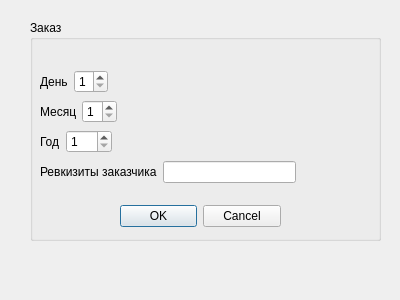
<?xml version="1.0" encoding="UTF-8"?>
<ui version="4.0">
 <class>OrderData</class>
 <widget class="QDialog" name="OrderData">
  <property name="geometry">
   <rect>
    <x>0</x>
    <y>0</y>
    <width>400</width>
    <height>300</height>
   </rect>
  </property>
  <property name="windowTitle">
   <string>Dialog</string>
  </property>
  <widget class="QGroupBox" name="groupBox">
   <property name="geometry">
    <rect>
     <x>30</x>
     <y>20</y>
     <width>351</width>
     <height>221</height>
    </rect>
   </property>
   <property name="title">
    <string>Заказ</string>
   </property>
   <widget class="QDialogButtonBox" name="buttonBox">
    <property name="geometry">
     <rect>
      <x>90</x>
      <y>180</y>
      <width>161</width>
      <height>32</height>
     </rect>
    </property>
    <property name="orientation">
     <enum>Qt::Horizontal</enum>
    </property>
    <property name="standardButtons">
     <set>QDialogButtonBox::Cancel|QDialogButtonBox::Ok</set>
    </property>
   </widget>
   <widget class="QWidget" name="layoutWidget">
    <property name="geometry">
     <rect>
      <x>10</x>
      <y>50</y>
      <width>68</width>
      <height>24</height>
     </rect>
    </property>
    <layout class="QHBoxLayout" name="horizontalLayout_2">
     <item>
      <widget class="QLabel" name="Daylabel">
       <property name="text">
        <string>День</string>
       </property>
      </widget>
     </item>
     <item>
      <widget class="QSpinBox" name="DayspinBox">
       <property name="minimum">
        <number>1</number>
       </property>
       <property name="maximum">
        <number>31</number>
       </property>
      </widget>
     </item>
    </layout>
   </widget>
   <widget class="QWidget" name="layoutWidget">
    <property name="geometry">
     <rect>
      <x>10</x>
      <y>80</y>
      <width>77</width>
      <height>24</height>
     </rect>
    </property>
    <layout class="QHBoxLayout" name="horizontalLayout_3">
     <item>
      <widget class="QLabel" name="Monthlabel">
       <property name="text">
        <string>Месяц</string>
       </property>
      </widget>
     </item>
     <item>
      <widget class="QSpinBox" name="MonthspinBox">
       <property name="minimum">
        <number>1</number>
       </property>
       <property name="maximum">
        <number>12</number>
       </property>
      </widget>
     </item>
    </layout>
   </widget>
   <widget class="QWidget" name="layoutWidget">
    <property name="geometry">
     <rect>
      <x>10</x>
      <y>110</y>
      <width>72</width>
      <height>24</height>
     </rect>
    </property>
    <layout class="QHBoxLayout" name="horizontalLayout_4">
     <item>
      <widget class="QLabel" name="Yearlabel">
       <property name="text">
        <string>Год</string>
       </property>
      </widget>
     </item>
     <item>
      <widget class="QSpinBox" name="YearspinBox">
       <property name="minimum">
        <number>1</number>
       </property>
       <property name="maximum">
        <number>9999</number>
       </property>
      </widget>
     </item>
    </layout>
   </widget>
   <widget class="QWidget" name="layoutWidget">
    <property name="geometry">
     <rect>
      <x>10</x>
      <y>140</y>
      <width>256</width>
      <height>24</height>
     </rect>
    </property>
    <layout class="QHBoxLayout" name="horizontalLayout_5">
     <item>
      <widget class="QLabel" name="label">
       <property name="text">
        <string>Ревкизиты заказчика</string>
       </property>
      </widget>
     </item>
     <item>
      <widget class="QLineEdit" name="RequisiteslineEdit">
       <property name="maxLength">
        <number>15</number>
       </property>
      </widget>
     </item>
    </layout>
   </widget>
  </widget>
 </widget>
 <resources/>
 <connections>
  <connection>
   <sender>buttonBox</sender>
   <signal>accepted()</signal>
   <receiver>OrderData</receiver>
   <slot>accept()</slot>
   <hints>
    <hint type="sourcelabel">
     <x>248</x>
     <y>254</y>
    </hint>
    <hint type="destinationlabel">
     <x>157</x>
     <y>274</y>
    </hint>
   </hints>
  </connection>
  <connection>
   <sender>buttonBox</sender>
   <signal>rejected()</signal>
   <receiver>OrderData</receiver>
   <slot>reject()</slot>
   <hints>
    <hint type="sourcelabel">
     <x>316</x>
     <y>260</y>
    </hint>
    <hint type="destinationlabel">
     <x>286</x>
     <y>274</y>
    </hint>
   </hints>
  </connection>
 </connections>
</ui>
